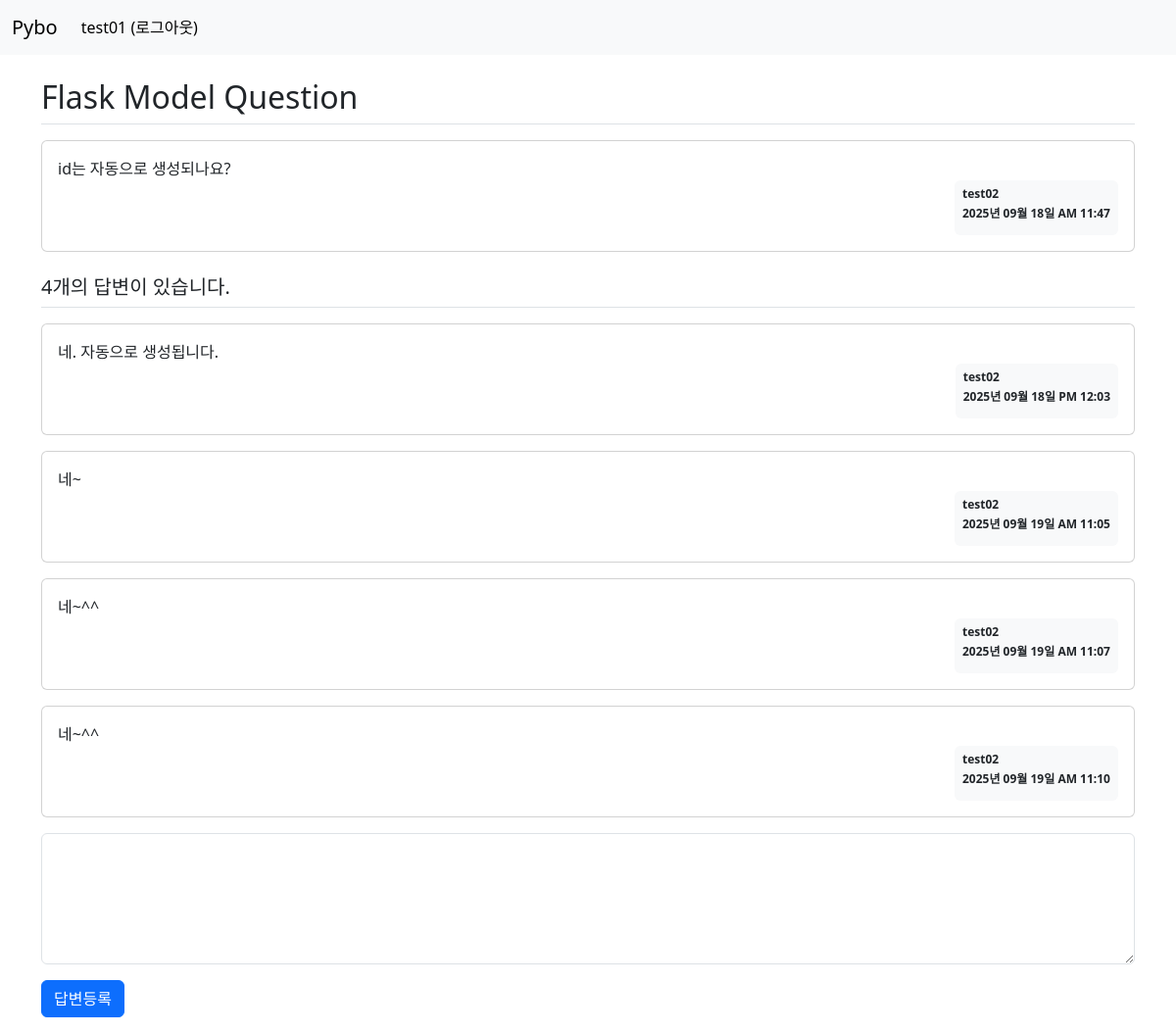
Screenshot of /question/detail/2 (signed in) with the database file from the repository.
### pybo/models.py (models this page shows)
class User(db.Model):
    id = db.Column(db.Integer, primary_key=True)
    username = db.Column(db.String(150), unique=True, nullable=False)
    password = db.Column(db.String(200), nullable=False)
    email = db.Column(db.String(120), unique=True, nullable=False)

class Question(db.Model):
    id = db.Column(db.Integer, primary_key=True)
    subject = db.Column(db.String(200), nullable=False)
    content = db.Column(db.Text(), nullable=False)
    create_date = db.Column(db.DateTime(), nullable=False)
    user_id = db.Column(db.Integer, db.ForeignKey('user.id', ondelete='CASCADE'),
                        nullable=False)
    user = db.relationship('User', backref=db.backref('question_set'))

class Answer(db.Model):
    id = db.Column(db.Integer, primary_key=True)
    question_id = db.Column(db.Integer, db.ForeignKey('question.id', ondelete='CASCADE'))
    question = db.relationship(Question, backref=db.backref('answer_set'))
    content = db.Column(db.Text(), nullable=False)
    create_date = db.Column(db.DateTime(), nullable=False)
    user_id = db.Column(db.Integer, db.ForeignKey('user.id', ondelete='CASCADE'),
                        nullable=False)
    user = db.relationship('User', backref=db.backref('answer_set'))

### pybo/views/question_views.py (the view)
@bp.route('/detail/<int:question_id>')
def detail(question_id):
    form = AnswerForm()  # 질문 상세 템플릿에 답변 폼 추가
    question = Question.query.get_or_404(question_id)
    return render_template('question/question_detail.html', question=question, form=form)

### pybo/forms.py
class AnswerForm(FlaskForm):
    content = TextAreaField('내용', validators=[DataRequired('내용은 필수입력 항목입니다.')])

### pybo/filter.py (called while the page is built)
def format_datetime(value, fmt='%Y년 %m월 %d일 %p %I:%M'):
    return value.strftime(fmt)

### pybo/views/auth_views.py (called while the page is built)
@bp.before_app_request
def load_logged_in_user():
    user_id = session.get('user_id')
    if user_id is None:
        g.user = None
    else:
        g.user = User.query.get(int(user_id))

### pybo/templates/question/question_detail.html (shortened to what this page needs)
{% extends 'base.html' %}
{% block content %}
<div class="container my-3">
    <h2 class="border-bottom py-2">{{ question.subject }}</h2>
    <div class="card my-3">
        <div class="card-body">
            <div class="card-text">
                {{ question.content }}
            </div>
            <div class="d-flex justify-content-end">
                <div class="badge bg-light text-dark p-2 text-start">
                    <p class="mb-2">{{ question.user.username }}</p>
                    <p class="mb-2">{{ question.create_date|datetime }}</p>
                </div>
            </div>
        </div>
    </div>
    <h5 class="border-bottom my-3 py-2">{{ question.answer_set|length }}개의 답변이 있습니다.</h5>
    {% for answer in question.answer_set %}
    <div class="card my-3">
        <div class="card-body">
            <div class="card-text">{{ answer.content }}</div>
            <div class="d-flex justify-content-end">
                <div class="badge bg-light text-dark p-2 text-start">
                    <p class="mb-2">{{ answer.user.username }}</p>
                    <p class="mb-2">{{ answer.create_date|datetime }}</p>
                </div>
            </div>
        </div>
    </div>
    {% endfor %}
    <form action="{{ url_for('answer.create', question_id=question.id) }}" method="post">
        <textarea class="form-control" name="content" id="content" rows="5"
            {% if not g.user %} disabled {% endif %}></textarea>
        <button type="submit" class="btn btn-primary mt-3"
            {% if not g.user %} disabled {% endif %}>답변등록</button>
    </form>
</div>
{% endblock %}

### pybo/templates/navbar.html (shortened to what this page needs)
<nav class="navbar navbar-expand-sm bg-body-tertiary">
    <div class="container-fluid">
        <a class="navbar-brand" href="{{ url_for('main.index') }}">Pybo</a>
        <div class="collapse navbar-collapse" id="navbarTogglerDemo02">
            {% if g.user %}
            <ul class="navbar-nav me-auto mb-2 mb-lg-0">
                <li class="nav-item">
                    <a class="nav-link active" aria-current="page"
                       href="{{ url_for('auth.logout') }}">{{ g.user.username }} (로그아웃)</a>
                </li>
            </ul>
            {% endif %}
        </div>
    </div>
</nav>

### pybo/static/style.css (style rules this page uses)
textarea { width:100%; }
button[type='submit'] { margin-top: 10px; }

### rows the page displays
User: user.username "test01"
Question: subject "Flask Model Question", content "id는 자동으로 생성되나요?", create_date "2025년 09월 18일 AM 11:47"
User: user.username "test02"
Answer: content "네. 자동으로 생성됩니다.", user.username "test02", create_date "2025년 09월 18일 PM 12:03"
Answer: content "네~", user.username "test02", create_date "2025년 09월 19일 AM 11:05"
Answer: content "네~^^", user.username "test02", create_date "2025년 09월 19일 AM 11:07"
Answer: content "네~^^", user.username "test02", create_date "2025년 09월 19일 AM 11:10"

### other values shown
{{ question.answer_set|length }} "4"
